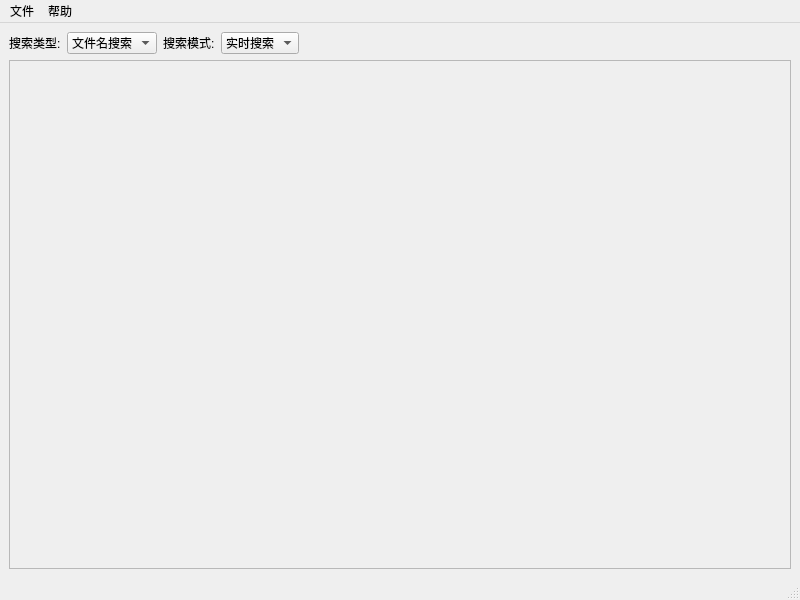
<?xml version="1.0" encoding="UTF-8"?>
<ui version="4.0">
 <class>MainWindow</class>
 <widget class="QMainWindow" name="MainWindow">
  <property name="geometry">
   <rect>
    <x>0</x>
    <y>0</y>
    <width>800</width>
    <height>600</height>
   </rect>
  </property>
  <property name="windowTitle">
   <string>DFM Search Example</string>
  </property>
  <widget class="QWidget" name="centralwidget">
   <layout class="QVBoxLayout" name="verticalLayout">
    <item>
     <layout class="QHBoxLayout" name="horizontalLayout">
      <item>
       <widget class="QLabel" name="label">
        <property name="text">
         <string>搜索类型:</string>
        </property>
       </widget>
      </item>
      <item>
       <widget class="QComboBox" name="searchTypeComboBox">
        <item>
         <property name="text">
          <string>文件名搜索</string>
         </property>
        </item>
        <item>
         <property name="text">
          <string>全文搜索</string>
         </property>
        </item>
        <item>
         <property name="text">
          <string>应用搜索</string>
         </property>
        </item>
       </widget>
      </item>
      <item>
       <widget class="QLabel" name="label_2">
        <property name="text">
         <string>搜索模式:</string>
        </property>
       </widget>
      </item>
      <item>
       <widget class="QComboBox" name="searchModeComboBox">
        <item>
         <property name="text">
          <string>实时搜索</string>
         </property>
        </item>
        <item>
         <property name="text">
          <string>索引搜索</string>
         </property>
        </item>
       </widget>
      </item>
      <item>
       <spacer name="horizontalSpacer">
        <property name="orientation">
         <enum>Qt::Horizontal</enum>
        </property>
        <property name="sizeHint" stdset="0">
         <size>
          <width>40</width>
          <height>20</height>
         </size>
        </property>
       </spacer>
      </item>
     </layout>
    </item>
    <item>
     <widget class="QFrame" name="searchFrame">
      <property name="frameShape">
       <enum>QFrame::StyledPanel</enum>
      </property>
      <property name="frameShadow">
       <enum>QFrame::Raised</enum>
      </property>
     </widget>
    </item>
   </layout>
  </widget>
  <widget class="QMenuBar" name="menubar">
   <property name="geometry">
    <rect>
     <x>0</x>
     <y>0</y>
     <width>800</width>
     <height>22</height>
    </rect>
   </property>
   <widget class="QMenu" name="menuFile">
    <property name="title">
     <string>文件</string>
    </property>
    <addaction name="actionExit"/>
   </widget>
   <widget class="QMenu" name="menuHelp">
    <property name="title">
     <string>帮助</string>
    </property>
    <addaction name="actionAbout"/>
   </widget>
   <addaction name="menuFile"/>
   <addaction name="menuHelp"/>
  </widget>
  <widget class="QStatusBar" name="statusbar"/>
  <action name="actionExit">
   <property name="text">
    <string>退出</string>
   </property>
  </action>
  <action name="actionAbout">
   <property name="text">
    <string>关于</string>
   </property>
  </action>
 </widget>
 <resources/>
 <connections/>
</ui> 
